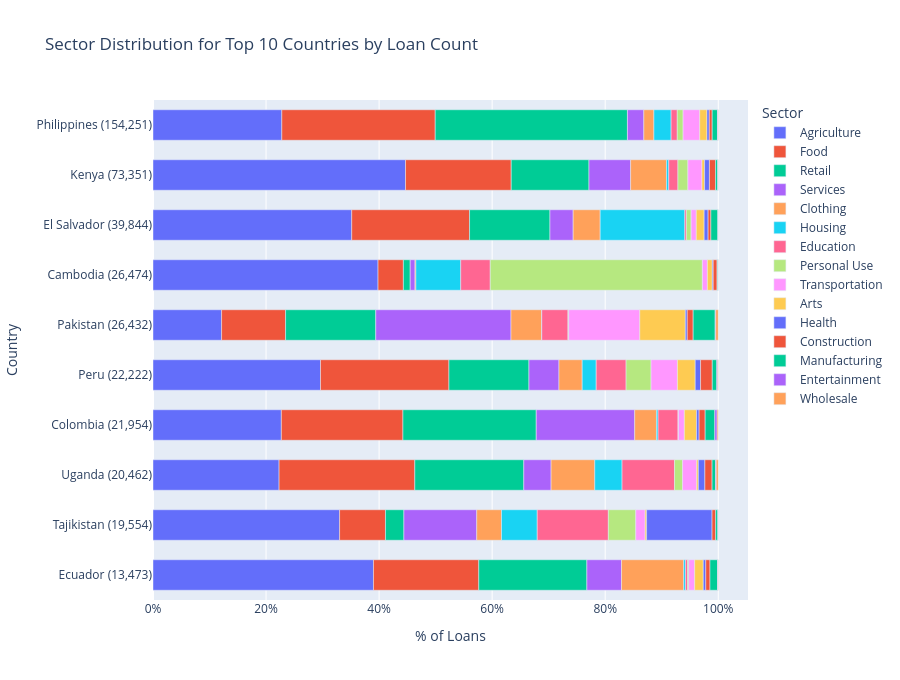

Notebook source saved alongside this figure:
### Markdown cell above
### Visualization 2: Sector Distribution for top countries

### Code cell
# Number of top countries to display -- increase or decrease as needed
TOP_N_COUNTRIES = 10

top_countries = dfc['country'].value_counts().head(TOP_N_COUNTRIES).index.tolist()
top_df = dfc[dfc['country'].isin(top_countries)].copy()

sector_by_country = (
    top_df.groupby(['country', 'sector'])
    .size()
    .reset_index(name='count')
)
country_totals = top_df.groupby('country').size().reset_index(name='total')
sector_by_country = sector_by_country.merge(country_totals, on='country')
sector_by_country['pct'] = sector_by_country['count'] / sector_by_country['total'] * 100
sector_by_country['country_label'] = sector_by_country.apply(
    lambda r: f"{r['country']} ({r['total']:,})", axis=1
)

country_order = (
    top_df.groupby('country').size()
    .sort_values(ascending=False)
    .index.tolist()
)
label_order = [
    sector_by_country.loc[sector_by_country['country'] == c, 'country_label'].iloc[0]
    for c in country_order
]

# Sectors sorted by descending overall share across the full dataset
sector_order = (
    dfc['sector'].value_counts(normalize=True)
    .sort_values(ascending=False)
    .index.tolist()
)

fig_a2 = px.bar(
    sector_by_country,
    x='pct',
    y='country_label',
    color='sector',
    orientation='h',
    custom_data=['pct', 'country'],
    title=f'Sector Distribution for Top {TOP_N_COUNTRIES} Countries by Loan Count',
    labels={
        'pct': '% of Loans',
        'country_label': 'Country',
        'sector': 'Sector'
    },
    category_orders={'country_label': label_order, 'sector': sector_order}
)
fig_a2.update_traces(
    hovertemplate=(
        '<b>%{fullData.name}</b><br>'
        '% of total loans for %{customdata[1]}: %{customdata[0]:.1f}%'
        '<extra></extra>'
    )
)
fig_a2.update_layout(xaxis_ticksuffix='%', height=max(550, TOP_N_COUNTRIES * 50 + 180), bargap=0.39)
fig_a2.show()

### Figure 1 — Plotly figure (JSON) as saved in the notebook; plotly's stock layout.template omitted (floating-point values rounded to 4 significant figures)
{"data": [{"customdata": [[39.81, "Cambodia"], [22.71, "Colombia"], [39.0, "Ecuador"], [35.16, "El Salvador"], [44.67, "Kenya"], [12.13, "Pakistan"], [29.63, "Peru"], [22.79, "Philippines"], [33.01, "Tajikistan"], [22.3, "Uganda"]], "hovertemplate": "<b>%{fullData.name}</b><br>% of total loans for %{customdata[1]}: %{customdata[0]:.1f}%<extra></extra>", "legendgroup": "Agriculture", "marker": {"color": "#636efa", "pattern": {"shape": ""}}, "name": "Agriculture", "orientation": "h", "showlegend": true, "textposition": "auto", "type": "bar", "x": [39.81, 22.71, 39.0, 35.16, 44.67, 12.13, 29.63, 22.79, 33.01, 22.3], "xaxis": "x", "y": ["Cambodia (26,474)", "Colombia (21,954)", "Ecuador (13,473)", "El Salvador (39,844)", "Kenya (73,351)", "Pakistan (26,432)", "Peru (22,222)", "Philippines (154,251)", "Tajikistan (19,554)", "Uganda (20,462)"], "yaxis": "y"}, {"customdata": [[4.484, "Cambodia"], [21.51, "Colombia"], [18.63, "Ecuador"], [20.85, "El Salvador"], [18.7, "Kenya"], [11.32, "Pakistan"], [22.72, "Peru"], [27.14, "Philippines"], [8.116, "Tajikistan"], [24.01, "Uganda"]], "hovertemplate": "<b>%{fullData.name}</b><br>% of total loans for %{customdata[1]}: %{customdata[0]:.1f}%<extra></extra>", "legendgroup": "Food", "marker": {"color": "#EF553B", "pattern": {"shape": ""}}, "name": "Food", "orientation": "h", "showlegend": true, "textposition": "auto", "type": "bar", "x": [4.484, 21.51, 18.63, 20.85, 18.7, 11.32, 22.72, 27.14, 8.116, 24.01], "xaxis": "x", "y": ["Cambodia (26,474)", "Colombia (21,954)", "Ecuador (13,473)", "El Salvador (39,844)", "Kenya (73,351)", "Pakistan (26,432)", "Peru (22,222)", "Philippines (154,251)", "Tajikistan (19,554)", "Uganda (20,462)"], "yaxis": "y"}, {"customdata": [[1.205, "Cambodia"], [23.59, "Colombia"], [19.13, "Ecuador"], [14.22, "El Salvador"], [13.76, "Kenya"], [15.96, "Pakistan"], [14.16, "Peru"], [34.01, "Philippines"], [3.263, "Tajikistan"], [19.28, "Uganda"]], "hovertemplate": "<b>%{fullData.name}</b><br>% of total loans for %{customdata[1]}: %{customdata[0]:.1f}%<extra></extra>", "legendgroup": "Retail", "marker": {"color": "#00cc96", "pattern": {"shape": ""}}, "name": "Retail", "orientation": "h", "showlegend": true, "textposition": "auto", "type": "bar", "x": [1.205, 23.59, 19.13, 14.22, 13.76, 15.96, 14.16, 34.01, 3.263, 19.28], "xaxis": "x", "y": ["Cambodia (26,474)", "Colombia (21,954)", "Ecuador (13,473)", "El Salvador (39,844)", "Kenya (73,351)", "Pakistan (26,432)", "Peru (22,222)", "Philippines (154,251)", "Tajikistan (19,554)", "Uganda (20,462)"], "yaxis": "y"}, {"customdata": [[0.8537, "Cambodia"], [17.42, "Colombia"], [6.123, "Ecuador"], [4.109, "El Salvador"], [7.37, "Kenya"], [23.93, "Pakistan"], [5.31, "Peru"], [2.899, "Philippines"], [12.89, "Tajikistan"], [4.828, "Uganda"]], "hovertemplate": "<b>%{fullData.name}</b><br>% of total loans for %{customdata[1]}: %{customdata[0]:.1f}%<extra></extra>", "legendgroup": "Services", "marker": {"color": "#ab63fa", "pattern": {"shape": ""}}, "name": "Services", "orientation": "h", "showlegend": true, "textposition": "auto", "type": "bar", "x": [0.8537, 17.42, 6.123, 4.109, 7.37, 23.93, 5.31, 2.899, 12.89, 4.828], "xaxis": "x", "y": ["Cambodia (26,474)", "Colombia (21,954)", "Ecuador (13,473)", "El Salvador (39,844)", "Kenya (73,351)", "Pakistan (26,432)", "Peru (22,222)", "Philippines (154,251)", "Tajikistan (19,554)", "Uganda (20,462)"], "yaxis": "y"}, {"customdata": [[0.1549, "Cambodia"], [3.854, "Colombia"], [11.01, "Ecuador"], [4.779, "El Salvador"], [6.35, "Kenya"], [5.421, "Pakistan"], [4.109, "Peru"], [1.783, "Philippines"], [4.378, "Tajikistan"], [7.727, "Uganda"]], "hovertemplate": "<b>%{fullData.name}</b><br>% of total loans for %{customdata[1]}: %{customdata[0]:.1f}%<extra></extra>", "legendgroup": "Clothing", "marker": {"color": "#FFA15A", "pattern": {"shape": ""}}, "name": "Clothing", "orientation": "h", "showlegend": true, "textposition": "auto", "type": "bar", "x": [0.1549, 3.854, 11.01, 4.779, 6.35, 5.421, 4.109, 1.783, 4.378, 7.727], "xaxis": "x", "y": ["Cambodia (26,474)", "Colombia (21,954)", "Ecuador (13,473)", "El Salvador (39,844)", "Kenya (73,351)", "Pakistan (26,432)", "Peru (22,222)", "Philippines (154,251)", "Tajikistan (19,554)", "Uganda (20,462)"], "yaxis": "y"}, {"customdata": [[7.932, "Cambodia"], [0.2824, "Colombia"], [0.3266, "Ecuador"], [14.97, "El Salvador"], [0.3899, "Kenya"], [0.02648, "Pakistan"], [2.48, "Peru"], [3.045, "Philippines"], [6.326, "Tajikistan"], [4.828, "Uganda"]], "hovertemplate": "<b>%{fullData.name}</b><br>% of total loans for %{customdata[1]}: %{customdata[0]:.1f}%<extra></extra>", "legendgroup": "Housing", "marker": {"color": "#19d3f3", "pattern": {"shape": ""}}, "name": "Housing", "orientation": "h", "showlegend": true, "textposition": "auto", "type": "bar", "x": [7.932, 0.2824, 0.3266, 14.97, 0.3899, 0.02648, 2.48, 3.045, 6.326, 4.828], "xaxis": "x", "y": ["Cambodia (26,474)", "Colombia (21,954)", "Ecuador (13,473)", "El Salvador (39,844)", "Kenya (73,351)", "Pakistan (26,432)", "Peru (22,222)", "Philippines (154,251)", "Tajikistan (19,554)", "Uganda (20,462)"], "yaxis": "y"}, {"customdata": [[5.224, "Cambodia"], [3.526, "Colombia"], [0.3637, "Ecuador"], [0.2786, "El Salvador"], [1.626, "Kenya"], [4.627, "Pakistan"], [5.288, "Peru"], [1.09, "Philippines"], [12.58, "Tajikistan"], [9.281, "Uganda"]], "hovertemplate": "<b>%{fullData.name}</b><br>% of total loans for %{customdata[1]}: %{customdata[0]:.1f}%<extra></extra>", "legendgroup": "Education", "marker": {"color": "#FF6692", "pattern": {"shape": ""}}, "name": "Education", "orientation": "h", "showlegend": true, "textposition": "auto", "type": "bar", "x": [5.224, 3.526, 0.3637, 0.2786, 1.626, 4.627, 5.288, 1.09, 12.58, 9.281], "xaxis": "x", "y": ["Cambodia (26,474)", "Colombia (21,954)", "Ecuador (13,473)", "El Salvador (39,844)", "Kenya (73,351)", "Pakistan (26,432)", "Peru (22,222)", "Philippines (154,251)", "Tajikistan (19,554)", "Uganda (20,462)"], "yaxis": "y"}, {"customdata": [[37.53, "Cambodia"], [0.07743, "Colombia"], [0.2078, "Ecuador"], [0.8408, "El Salvador"], [1.763, "Kenya"], [0.1362, "Pakistan"], [4.415, "Peru"], [1.028, "Philippines"], [4.853, "Tajikistan"], [1.432, "Uganda"]], "hovertemplate": "<b>%{fullData.name}</b><br>% of total loans for %{customdata[1]}: %{customdata[0]:.1f}%<extra></extra>", "legendgroup": "Personal Use", "marker": {"color": "#B6E880", "pattern": {"shape": ""}}, "name": "Personal Use", "orientation": "h", "showlegend": true, "textposition": "auto", "type": "bar", "x": [37.53, 0.07743, 0.2078, 0.8408, 1.763, 0.1362, 4.415, 1.028, 4.853, 1.432], "xaxis": "x", "y": ["Cambodia (26,474)", "Colombia (21,954)", "Ecuador (13,473)", "El Salvador (39,844)", "Kenya (73,351)", "Pakistan (26,432)", "Peru (22,222)", "Philippines (154,251)", "Tajikistan (19,554)", "Uganda (20,462)"], "yaxis": "y"}, {"customdata": [[0.8877, "Cambodia"], [1.048, "Colombia"], [1.039, "Ecuador"], [0.9111, "El Salvador"], [2.485, "Kenya"], [12.58, "Pakistan"], [4.671, "Peru"], [2.948, "Philippines"], [1.657, "Tajikistan"], [2.492, "Uganda"]], "hovertemplate": "<b>%{fullData.name}</b><br>% of total loans for %{customdata[1]}: %{customdata[0]:.1f}%<extra></extra>", "legendgroup": "Transportation", "marker": {"color": "#FF97FF", "pattern": {"shape": ""}}, "name": "Transportation", "orientation": "h", "showlegend": true, "textposition": "auto", "type": "bar", "x": [0.8877, 1.048, 1.039, 0.9111, 2.485, 12.58, 4.671, 2.948, 1.657, 2.492], "xaxis": "x", "y": ["Cambodia (26,474)", "Colombia (21,954)", "Ecuador (13,473)", "El Salvador (39,844)", "Kenya (73,351)", "Pakistan (26,432)", "Peru (22,222)", "Philippines (154,251)", "Tajikistan (19,554)", "Uganda (20,462)"], "yaxis": "y"}, {"customdata": [[0.8574, "Cambodia"], [2.159, "Colombia"], [1.522, "Ecuador"], [1.39, "El Salvador"], [0.4663, "Kenya"], [8.055, "Pakistan"], [3.146, "Peru"], [1.276, "Philippines"], [0.2608, "Tajikistan"], [0.2932, "Uganda"]], "hovertemplate": "<b>%{fullData.name}</b><br>% of total loans for %{customdata[1]}: %{customdata[0]:.1f}%<extra></extra>", "legendgroup": "Arts", "marker": {"color": "#FECB52", "pattern": {"shape": ""}}, "name": "Arts", "orientation": "h", "showlegend": true, "textposition": "auto", "type": "bar", "x": [0.8574, 2.159, 1.522, 1.39, 0.4663, 8.055, 3.146, 1.276, 0.2608, 0.2932], "xaxis": "x", "y": ["Cambodia (26,474)", "Colombia (21,954)", "Ecuador (13,473)", "El Salvador (39,844)", "Kenya (73,351)", "Pakistan (26,432)", "Peru (22,222)", "Philippines (154,251)", "Tajikistan (19,554)", "Uganda (20,462)"], "yaxis": "y"}, {"customdata": [[0.1738, "Cambodia"], [0.4509, "Colombia"], [0.4453, "Ecuador"], [0.7027, "El Salvador"], [0.8589, "Kenya"], [0.3405, "Pakistan"], [0.945, "Peru"], [0.4078, "Philippines"], [11.58, "Tajikistan"], [1.153, "Uganda"]], "hovertemplate": "<b>%{fullData.name}</b><br>% of total loans for %{customdata[1]}: %{customdata[0]:.1f}%<extra></extra>", "legendgroup": "Health", "marker": {"color": "#636efa", "pattern": {"shape": ""}}, "name": "Health", "orientation": "h", "showlegend": true, "textposition": "auto", "type": "bar", "x": [0.1738, 0.4509, 0.4453, 0.7027, 0.8589, 0.3405, 0.945, 0.4078, 11.58, 1.153], "xaxis": "x", "y": ["Cambodia (26,474)", "Colombia (21,954)", "Ecuador (13,473)", "El Salvador (39,844)", "Kenya (73,351)", "Pakistan (26,432)", "Peru (22,222)", "Philippines (154,251)", "Tajikistan (19,554)", "Uganda (20,462)"], "yaxis": "y"}, {"customdata": [[0.6761, "Cambodia"], [1.07, "Colombia"], [0.7422, "Ecuador"], [0.4894, "El Salvador"], [1.087, "Kenya"], [1.044, "Pakistan"], [2.07, "Peru"], [0.516, "Philippines"], [0.6341, "Tajikistan"], [1.276, "Uganda"]], "hovertemplate": "<b>%{fullData.name}</b><br>% of total loans for %{customdata[1]}: %{customdata[0]:.1f}%<extra></extra>", "legendgroup": "Construction", "marker": {"color": "#EF553B", "pattern": {"shape": ""}}, "name": "Construction", "orientation": "h", "showlegend": true, "textposition": "auto", "type": "bar", "x": [0.6761, 1.07, 0.7422, 0.4894, 1.087, 1.044, 2.07, 0.516, 0.6341, 1.276], "xaxis": "x", "y": ["Cambodia (26,474)", "Colombia (21,954)", "Ecuador (13,473)", "El Salvador (39,844)", "Kenya (73,351)", "Pakistan (26,432)", "Peru (22,222)", "Philippines (154,251)", "Tajikistan (19,554)", "Uganda (20,462)"], "yaxis": "y"}, {"customdata": [[0.1586, "Cambodia"], [1.704, "Colombia"], [1.351, "Ecuador"], [1.247, "El Salvador"], [0.4022, "Kenya"], [3.893, "Pakistan"], [0.792, "Peru"], [0.9342, "Philippines"], [0.404, "Tajikistan"], [0.6011, "Uganda"]], "hovertemplate": "<b>%{fullData.name}</b><br>% of total loans for %{customdata[1]}: %{customdata[0]:.1f}%<extra></extra>", "legendgroup": "Manufacturing", "marker": {"color": "#00cc96", "pattern": {"shape": ""}}, "name": "Manufacturing", "orientation": "h", "showlegend": true, "textposition": "auto", "type": "bar", "x": [0.1586, 1.704, 1.351, 1.247, 0.4022, 3.893, 0.792, 0.9342, 0.404, 0.6011], "xaxis": "x", "y": ["Cambodia (26,474)", "Colombia (21,954)", "Ecuador (13,473)", "El Salvador (39,844)", "Kenya (73,351)", "Pakistan (26,432)", "Peru (22,222)", "Philippines (154,251)", "Tajikistan (19,554)", "Uganda (20,462)"], "yaxis": "y"}, {"customdata": [[0.02644, "Cambodia"], [0.4145, "Colombia"], [0.05938, "Ecuador"], [0.04769, "El Salvador"], [0.04226, "Kenya"], [0.1021, "Pakistan"], [0.171, "Peru"], [0.09011, "Philippines"], [0.04603, "Tajikistan"], [0.1368, "Uganda"]], "hovertemplate": "<b>%{fullData.name}</b><br>% of total loans for %{customdata[1]}: %{customdata[0]:.1f}%<extra></extra>", "legendgroup": "Entertainment", "marker": {"color": "#ab63fa", "pattern": {"shape": ""}}, "name": "Entertainment", "orientation": "h", "showlegend": true, "textposition": "auto", "type": "bar", "x": [0.02644, 0.4145, 0.05938, 0.04769, 0.04226, 0.1021, 0.171, 0.09011, 0.04603, 0.1368], "xaxis": "x", "y": ["Cambodia (26,474)", "Colombia (21,954)", "Ecuador (13,473)", "El Salvador (39,844)", "Kenya (73,351)", "Pakistan (26,432)", "Peru (22,222)", "Philippines (154,251)", "Tajikistan (19,554)", "Uganda (20,462)"], "yaxis": "y"}, {"customdata": [[0.02644, "Cambodia"], [0.1959, "Colombia"], [0.05196, "Ecuador"], [0.007529, "El Salvador"], [0.02863, "Kenya"], [0.4426, "Pakistan"], [0.0945, "Peru"], [0.04797, "Philippines"], [0.01023, "Tajikistan"], [0.3519, "Uganda"]], "hovertemplate": "<b>%{fullData.name}</b><br>% of total loans for %{customdata[1]}: %{customdata[0]:.1f}%<extra></extra>", "legendgroup": "Wholesale", "marker": {"color": "#FFA15A", "pattern": {"shape": ""}}, "name": "Wholesale", "orientation": "h", "showlegend": true, "textposition": "auto", "type": "bar", "x": [0.02644, 0.1959, 0.05196, 0.007529, 0.02863, 0.4426, 0.0945, 0.04797, 0.01023, 0.3519], "xaxis": "x", "y": ["Cambodia (26,474)", "Colombia (21,954)", "Ecuador (13,473)", "El Salvador (39,844)", "Kenya (73,351)", "Pakistan (26,432)", "Peru (22,222)", "Philippines (154,251)", "Tajikistan (19,554)", "Uganda (20,462)"], "yaxis": "y"}], "layout": {"bargap": 0.39, "barmode": "relative", "height": 680, "legend": {"title": {"text": "Sector"}, "tracegroupgap": 0}, "title": {"text": "Sector Distribution for Top 10 Countries by Loan Count"}, "xaxis": {"anchor": "y", "domain": [0, 1], "ticksuffix": "%", "title": {"text": "% of Loans"}}, "yaxis": {"anchor": "x", "categoryarray": ["Ecuador (13,473)", "Tajikistan (19,554)", "Uganda (20,462)", "Colombia (21,954)", "Peru (22,222)", "Pakistan (26,432)", "Cambodia (26,474)", "El Salvador (39,844)", "Kenya (73,351)", "Philippines (154,251)"], "categoryorder": "array", "domain": [0, 1], "title": {"text": "Country"}}}}
